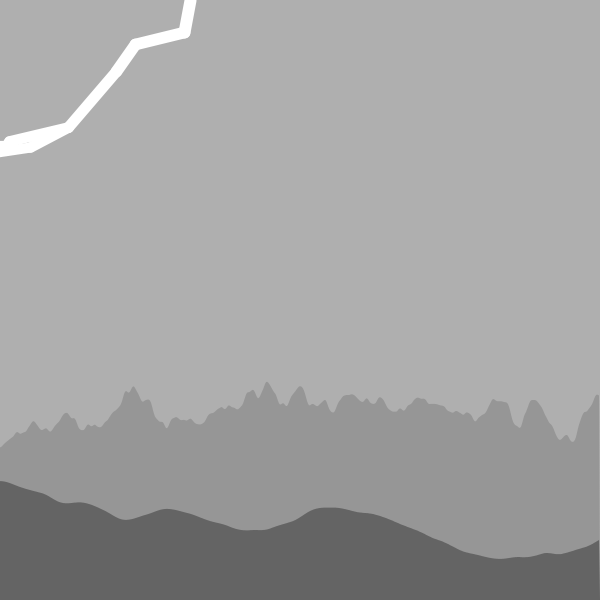
Frame 1 (no input)
Frame 60 (the mouse pressed at the canvas centre just before this capture): identical to frame 1, image omitted
Frame 120 (the mouse held since frame 60 and released just before this capture): identical to frame 1, image omitted

The Processing sketch that drew this single still picture (run headless with seeded random() and noise(); from frame 60 on, the mouse is pressed at the canvas centre):

// Processing sketch: build
// ── build.pde
//**********************************************************************
// Program name      : gen algos creativetech
// Author            : Bryan Costanza (GitHub: TravelByRocket)
// Date created      : 20191007
// Purpose           : in-class demo of generative algorithms
// Revision History  : 
// 20191007 -- working on it in class, starting fresh
//**********************************************************************

int frameCounter;
String filePrefix;
String timeCode;
String fileSuffix;

void settings() {
  size(600,600);
}

void setup() {
  frameCounter = 0;
  filePrefix = "data/capture";
  timeCode = year() + 
    nf(month(),2) + 
    nf(day(),2) + 
    nf(hour(),2) +
    nf(minute(),2) +
    nf(second(),2);
    
  fileSuffix = ".png";
  makeTheLand();
}

void draw() {
  
}

void drawMountains(int noiseScale,int offsetFromTop, color theColor, float noiseStep){
  noiseSeed((int) random(10000));
  noStroke();
  fill(theColor);
  beginShape();
  for(int i = 0; i < width; i++){
    vertex(i,noise(i*noiseStep)*noiseScale+offsetFromTop);
  }
  vertex(width,height);
  vertex(0,height);
  endShape();
}

void drawSun(){
  noStroke();
  fill(240,240,100);
  ellipseMode(RADIUS);
  int radius = (int) random(width/20,width/10);
  int xloc = (int) random(width);
  int yloc = (int) random(height);
  ellipse(xloc,yloc,radius,radius);
  
  fill(240,240,100,50);
  ellipse(xloc,yloc,radius*1.3,radius*1.3);
  
  fill(240,240,100,25);
  ellipse(xloc,yloc,radius*1.7,radius*1.7);
}

void makeTheLand(){
  background(175);
  drawSun();
  drawMountains(100,3*height/5,color(150),0.03);
  drawMountains(100,4*height/5,color(100),0.006);
  makeLightning((int) random(width), 0, 12);
  
  String imagePath = filePrefix + timeCode + "_" + nf(frameCounter,4) + fileSuffix; 
  
  save(imagePath);
  
  frameCounter++;
}

void makeLightning(int xloc, int yloc, float weight){
  int nextx = (int) random(xloc-width/10,xloc+width/10);
  int nexty = (int) random(yloc,yloc+height/10);
  stroke(255);
  strokeWeight(weight);
  line(xloc,yloc,nextx,nexty);
  weight = weight - random(1);
  if(weight > 0 && nexty < height){
    makeLightning(nextx,nexty,weight);
    if(1 > random(10)){
      makeLightning(nextx,nexty,weight);
    }
  }
  
  
}

void mouseClicked(){
  makeTheLand();
}
